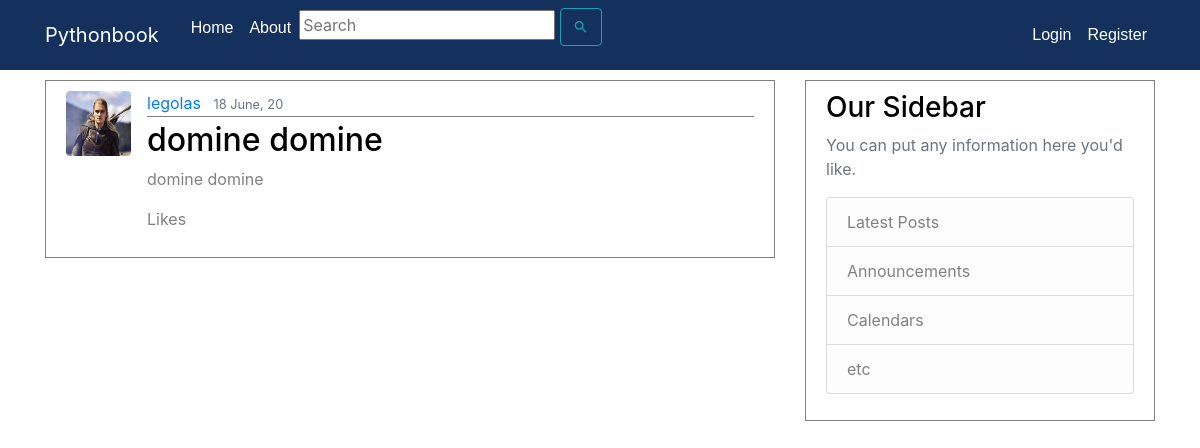
Page /post/40/ on the committed database.
### blog/models.py (models this page shows, shortened)
class Post(models.Model):
    title = models.CharField(max_length=100)
    content = models.TextField()
    date_posted = models.DateTimeField(default=timezone.now)
    author = models.ForeignKey(User, on_delete=models.CASCADE, related_name='author')

### users/models.py (models this page shows, shortened)
class Profile(models.Model):
    user = models.OneToOneField(User, on_delete=models.CASCADE)
    image = models.ImageField(default='default.jpg', upload_to='profile_pics')

### blog/views.py (the view)
# urls.py: path('post/<int:pk>/', PostDetailView.as_view(), name='post-detail'),
class PostDetailView(DetailView):
    model = Post

### blog/templates/blog/post_detail.html (shortened to what this page needs)
{% extends "blog/base.html" %}
{% block content %}
        <article class="media content-section">
          <img class="rounded article-img" src="{{ object.author.profile.image.url }}">
            <div class="media-body">
            <div class="article-metadata">
              <a class="mr-2" href="{% url 'user-posts' object.author.username %}">{{ object.author }}</a>
              <small class="text-muted">{{ object.date_posted|date:"d F, y" }}</small>
            </div>
            <h2 class="article-title">{{ object.title }}</h2>
            <p class="article-content">{{ object.content }}</p>
              <p class="article-content">{{ instance.likes.count }} Likes</p>
          </div>
        </article>
{% endblock content %}

### blog/static/blog/main.css (style rules this page uses)
body { background: white; color: grey; margin-top: 5rem; }
h1, h2, h3, h4, h5, h6 { color: black; }
.content-section { color:grey; padding: 10px 20px; border: 1px solid; margin-bottom: 20px; }
.article-title { color: black; }
.article-content { color: grey; white-space: pre-line; }
.article-img { height: 65px; width: 65px; margin-right: 16px; }
.article-metadata { padding-bottom: 1px; margin-bottom: 4px; border-bottom: 1px solid gray; }

### rows in the picture
Post: author.profile.image (picture), author "legolas", date_posted "18 June, 20", title "domine domine", content "domine domine"
